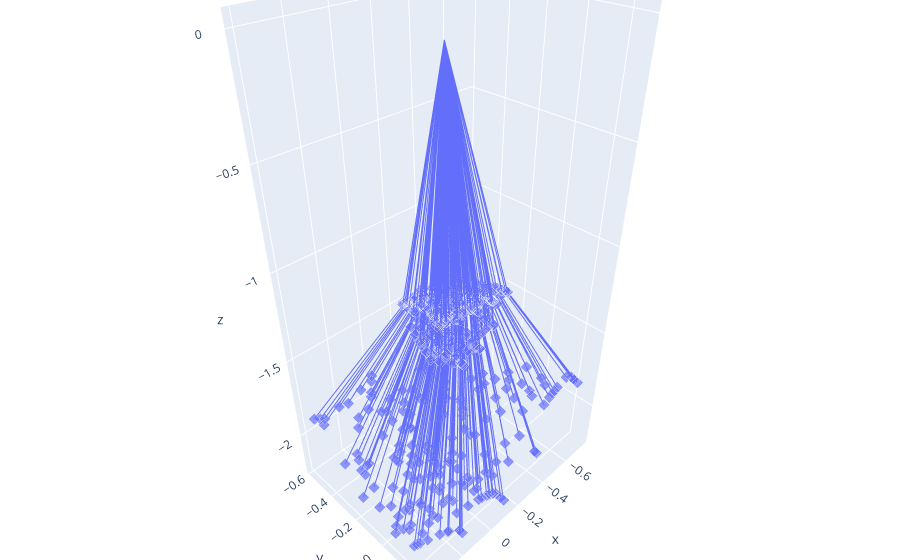

Notebook source saved alongside this figure:
### Code cell
import visu3d as v3d 

idx = 100
# poss = np.concatenate((r0[valid][::idx, :3], r1[::idx, :3]),axis=0)
# dirss = np.concatenate((r0[valid][::idx, 3:], r1[::idx, 3:]),axis=0)

viz = visu3d_tracer([r0[valid][::idx], r2[valid][::idx], r4[valid][::idx]])
viz.fig

### Figure 1 — Plotly figure (JSON) as saved in the notebook; plotly's stock layout.template omitted (floating-point values rounded to 4 significant figures; data arrays with more than 128 entries replaced by an {"elided": "..."} marker saying what was removed)
{"data": [{"legendgroup": "Ray 0", "marker": {"size": {"elided": "1500 int values"}, "symbol": "diamond"}, "mode": "lines+markers", "name": "Ray 0", "showlegend": false, "type": "scatter3d", "x": {"elided": "1500 float values"}, "y": {"elided": "1500 float values"}, "z": {"elided": "1500 float values"}}, {"marker": {"color": "rgba(0, 0, 0, 0.0)", "size": 0.01}, "showlegend": false, "type": "scatter3d", "x": [0], "y": [0], "z": [0]}], "layout": {"legend": {"y": 0.96}, "margin": {"b": 0, "l": 0, "r": 0, "t": 0}, "scene": {"aspectmode": "data"}}}
